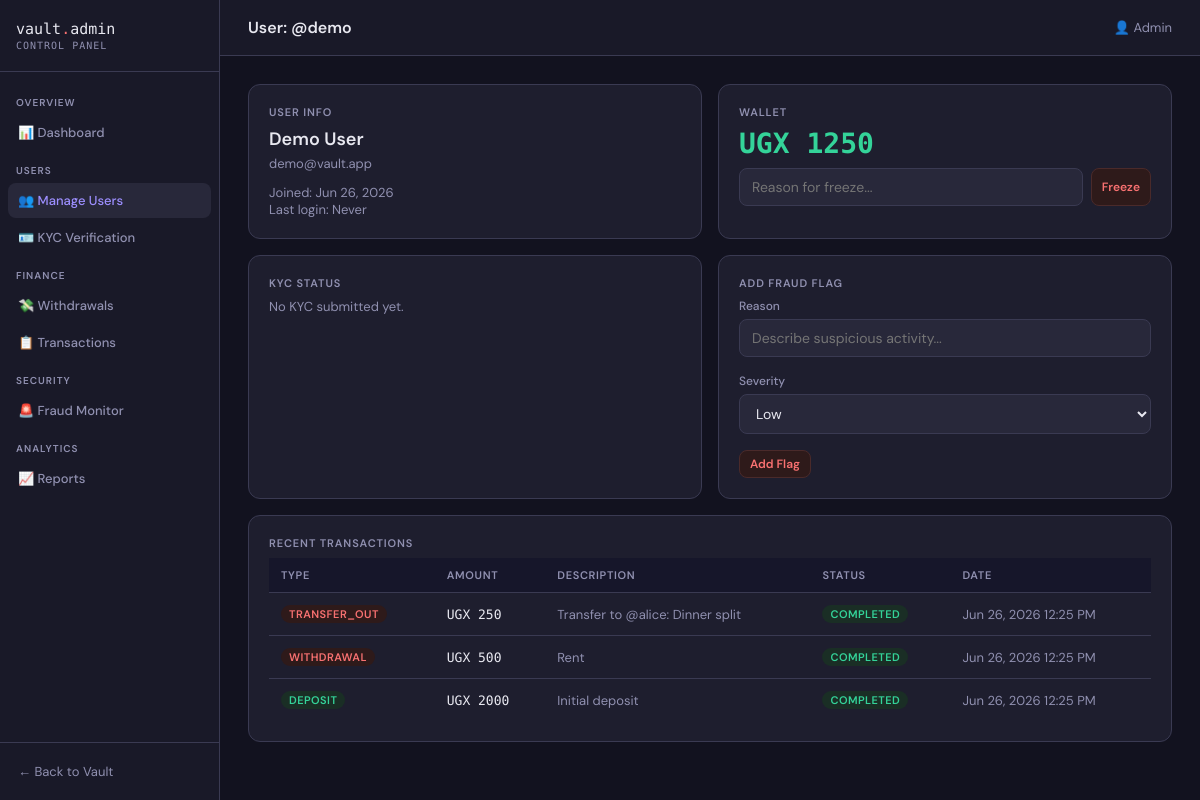
/vadmin/users/1/ (signed in), run on the app's committed database.
### wallet/models.py (models this page shows, shortened)
class Wallet(models.Model):
    user = models.OneToOneField(User, on_delete=models.CASCADE, related_name='wallet')
    balance = models.DecimalField(max_digits=12, decimal_places=2, default=0.00)
    currency = models.CharField(max_length=3, default='UGX')
    created_at = models.DateTimeField(auto_now_add=True)
    updated_at = models.DateTimeField(auto_now=True)

class Transaction(models.Model):
    TRANSACTION_TYPES = [
        ('deposit', 'Deposit'),
        ('withdrawal', 'Withdrawal'),
        ('transfer_in', 'Transfer In'),
        ('transfer_out', 'Transfer Out'),
    ]
    STATUS_CHOICES = [
        ('pending', 'Pending'),
        ('completed', 'Completed'),
        ('failed', 'Failed'),
    ]
    id = models.UUIDField(primary_key=True, default=uuid.uuid4, editable=False)
    wallet = models.ForeignKey(Wallet, on_delete=models.CASCADE, related_name='transactions')
    transaction_type = models.CharField(max_length=20, choices=TRANSACTION_TYPES)
    amount = models.DecimalField(max_digits=12, decimal_places=2)
    status = models.CharField(max_length=10, choices=STATUS_CHOICES, default='completed')
    description = models.CharField(max_length=255, blank=True)
    reference = models.CharField(max_length=100, blank=True)
    created_at = models.DateTimeField(auto_now_add=True)
    class Meta:
        ordering = ['-created_at']

### vadmin/views.py (the view)
# urls.py: path('users/<int:user_id>/', views.user_detail, name='admin_user_detail'),
@admin_required
def user_detail(request, user_id):
    user = get_object_or_404(User, id=user_id)
    wallet, _ = Wallet.objects.get_or_create(user=user)
    transactions = wallet.transactions.all()[:20]
    try:
        kyc = wallet.kyc
    except KYCDocument.DoesNotExist:
        kyc = None
    try:
        freeze = wallet.freeze
        is_frozen = freeze.is_active
    except WalletFreeze.DoesNotExist:
        freeze = None
        is_frozen = False
    flags = wallet.fraud_flags.all()
    return render(request, 'vadmin/user_detail.html', {
        'viewed_user': user, 'wallet': wallet, 'transactions': transactions,
        'kyc': kyc, 'freeze': freeze, 'is_frozen': is_frozen, 'flags': flags,
    })

### vadmin/context_processors.py (called while the page is built)
def admin_counts(request):
    if request.user.is_authenticated and request.user.is_staff:
        return {
            'pending_kyc_count': KYCDocument.objects.filter(status='pending').count(),
            'pending_withdrawal_count': WithdrawalRequest.objects.filter(status='pending').count(),
            'active_flag_count': FraudFlag.objects.filter(resolved=False).count(),
        }
    return {}

### vadmin/templates/vadmin/user_detail.html (shortened to what this page needs)
{% extends 'vadmin/base.html' %}
{% block page_title %}User: @{{ viewed_user.username }}{% endblock %}
{% block content %}
<div class="grid-2" style="margin-bottom:16px;">
  <div class="card">
    <div class="card-title">User Info</div>
    <div style="font-size:18px; font-weight:600; margin-bottom:4px;">{{ viewed_user.get_full_name|default:viewed_user.username }}</div>
    <div style="color:var(--muted); font-size:13px; margin-bottom:12px;">{{ viewed_user.email }}</div>
    <div style="font-size:13px; color:var(--muted);">Joined: {{ viewed_user.date_joined|date:"M d, Y" }}</div>
    <div style="font-size:13px; color:var(--muted);">Last login: {{ viewed_user.last_login|date:"M d, Y g:i A"|default:"Never" }}</div>
  </div>
  <div class="card">
    <div class="card-title">Wallet</div>
    <div style="font-size:28px; font-weight:600; font-family:'DM Mono',monospace; color:var(--green); margin-bottom:8px;">
      UGX {{ wallet.balance|floatformat:0 }}
    </div>
    {% if is_frozen %}
      <div class="alert alert-danger" style="margin-bottom:12px;">⛔ Wallet is frozen — {{ freeze.reason }}</div>
      <form method="post" action="{% url 'admin_unfreeze' wallet.id %}">
        {% csrf_token %}
        <button type="submit" class="btn btn-success btn-sm">Unfreeze Wallet</button>
      </form>
    {% else %}
      <form method="post" action="{% url 'admin_freeze' wallet.id %}" style="display:flex; gap:8px;">
        <input type="text" name="reason" placeholder="Reason for freeze..." required>
        <button type="submit" class="btn btn-danger btn-sm">Freeze</button>
      </form>
    {% endif %}
  </div>
</div>
<div class="grid-2" style="margin-bottom:16px;">
  <div class="card">
    <div class="card-title">KYC Status</div>
    {% if kyc %}
      <div style="margin-bottom:8px;">
        <span class="badge {% if kyc.status == 'approved' %}badge-green{% elif kyc.status == 'rejected' %}badge-red{% else %}badge-yellow{% endif %}">{{ kyc.status }}</span>
      </div>
      <div style="font-size:13px; color:var(--muted);">{{ kyc.doc_type }} · {{ kyc.doc_number }}</div>
      <div style="font-size:13px; color:var(--muted);">{{ kyc.full_name }}</div>
      {% if kyc.status == 'pending' %}
        <a href="{% url 'admin_kyc_review' kyc.id %}" class="btn btn-primary btn-sm" style="margin-top:10px;">Review KYC</a>
      {% endif %}
    {% else %}
      <div style="color:var(--muted); font-size:13px;">No KYC submitted yet.</div>
    {% endif %}
  </div>
  <div class="card">
    <div class="card-title">Add Fraud Flag</div>
    <form method="post" action="{% url 'admin_add_flag' wallet.id %}">
      <div class="form-group">
        <label>Reason</label>
        <input type="text" name="reason" placeholder="Describe suspicious activity...">
      </div>
      <div class="form-group">
        <label>Severity</label>
        <select name="severity">
          <option value="low">Low</option>
        </select>
      </div>
      <button type="submit" class="btn btn-danger btn-sm">Add Flag</button>
    </form>
  </div>
</div>
<div class="card">
  <div class="card-title">Recent Transactions</div>
  <div class="table-wrap">
    <table>
      <thead><tr><th>Type</th><th>Amount</th><th>Description</th><th>Status</th><th>Date</th></tr></thead>
      <tbody>
        {% for txn in transactions %}
        <tr>
          <td><span class="badge {% if txn.transaction_type == 'deposit' or txn.transaction_type == 'transfer_in' %}badge-green{% else %}badge-red{% endif %}">{{ txn.transaction_type }}</span></td>
          <td class="mono">UGX {{ txn.amount|floatformat:0 }}</td>
          <td style="color:var(--muted);">{{ txn.description|truncatechars:40 }}</td>
          <td><span class="badge badge-green">{{ txn.status }}</span></td>
          <td style="color:var(--muted);">{{ txn.created_at|date:"M d, Y g:i A" }}</td>
        </tr>
        {% empty %}
        <tr><td colspan="5" style="text-align:center; color:var(--muted);">No transactions.</td></tr>
        {% endfor %}
      </tbody>
    </table>
  </div>
</div>
{% endblock %}

### vadmin/templates/vadmin/base.html (shortened to what this page needs)
<!DOCTYPE html>
<html lang="en">
<head>
</head>
<body>
<aside class="sidebar">
  <div class="sidebar-brand">
    vault<span>.</span>admin
    <small>Control Panel</small>
  </div>
  <nav class="sidebar-nav">
    <div class="nav-section">Overview</div>
    <a href="{% url 'admin_dashboard' %}" {% if request.resolver_match.url_name == 'admin_dashboard' %}class="active"{% endif %}>
      📊 Dashboard
    </a>
    <div class="nav-section">Users</div>
    <a href="{% url 'admin_users' %}" {% if 'user' in request.resolver_match.url_name %}class="active"{% endif %}>
      👥 Manage Users
    </a>
    <a href="{% url 'admin_kyc' %}" {% if 'kyc' in request.resolver_match.url_name %}class="active"{% endif %}>
      🪪 KYC Verification
    </a>
    <div class="nav-section">Finance</div>
    <a href="{% url 'admin_withdrawals' %}" {% if 'withdrawal' in request.resolver_match.url_name %}class="active"{% endif %}>
      💸 Withdrawals
    </a>
    <a href="{% url 'admin_transactions' %}" {% if request.resolver_match.url_name == 'admin_transactions' %}class="active"{% endif %}>
      📋 Transactions
    </a>
    <div class="nav-section">Security</div>
    <a href="{% url 'admin_fraud' %}" {% if request.resolver_match.url_name == 'admin_fraud' %}class="active"{% endif %}>
      🚨 Fraud Monitor
    </a>
    <div class="nav-section">Analytics</div>
    <a href="{% url 'admin_reports' %}" {% if request.resolver_match.url_name == 'admin_reports' %}class="active"{% endif %}>
      📈 Reports
    </a>
  </nav>
  <div class="sidebar-footer">
    <a href="{% url 'dashboard' %}">← Back to Vault</a>
  </div>
</aside>
<div class="main">
  <div class="topbar">
    <h1>{% block page_title %}Dashboard{% endblock %}</h1>
    <div class="topbar-right">
      <span>👤 {{ request.user.username }}</span>
    </div>
  </div>
  <div class="content">
    {% block content %}{% endblock %}
  </div>
</div>
</body>
</html>

### vadmin/templates/vadmin/base.html (style rules this page uses)
*, *::before, *::after { box-sizing: border-box; margin: 0; padding: 0; }
:root { --bg: #12121f; --surface: #1e1e2e; --surface2: #28283a; --border: #3a3a52; --text: #e8e8f0; --muted: #9090b0; --accent: #7c6af7; --accent-light: #9d8fff; --green: #34d399; --red: #f87171; --yellow: #fbbf24; --orange: #fb923c; --sidebar-w: 220px; }
body { background: var(--bg); color: var(--text); font-family: 'DM Sans', sans-serif; font-size: 14px; display: flex; min-height: 100vh; }
.sidebar { width: var(--sidebar-w); background: #191928; border-right: 1px solid #3a3a52; display: flex; flex-direction: column; position: fixed; height: 100vh; overflow-y: auto; }
.sidebar-brand { padding: 20px 16px; border-bottom: 1px solid var(--border); font-family: 'DM Mono', monospace; font-size: 15px; font-weight: 500; }
.sidebar-brand span { color: var(--red); }
.sidebar-brand small { display: block; font-size: 10px; color: var(--muted); margin-top: 2px; letter-spacing: 0.1em; text-transform: uppercase; }
.sidebar-nav { padding: 12px 8px; flex: 1; }
.nav-section { font-size: 10px; font-weight: 600; letter-spacing: 0.1em; text-transform: uppercase; color: var(--muted); padding: 12px 8px 6px; }
.sidebar-nav a { display: flex; align-items: center; gap: 10px; padding: 9px 10px; border-radius: 8px; color: var(--muted); text-decoration: none; font-size: 13px; font-weight: 500; margin-bottom: 2px; transition: all 0.15s; }
.sidebar-nav a.active { background: var(--surface2); color: var(--accent-light); }
.sidebar-footer { padding: 12px 8px; border-top: 1px solid var(--border); }
.sidebar-footer a { display: flex; align-items: center; gap: 8px; padding: 8px 10px; border-radius: 8px; color: var(--muted); text-decoration: none; font-size: 13px; }
.main { margin-left: var(--sidebar-w); flex: 1; display: flex; flex-direction: column; }
.topbar { background: #191928; border-bottom: 1px solid #3a3a52; padding: 0 28px; height: 56px; display: flex; align-items: center; justify-content: space-between; position: sticky; top: 0; z-index: 50; }
.topbar h1 { font-size: 16px; font-weight: 600; }
.topbar-right { display: flex; align-items: center; gap: 12px; color: var(--muted); font-size: 13px; }
.content { padding: 28px; flex: 1; }
.card { background: #1e1e2e; border: 1px solid #3a3a52;; border-radius: 12px; padding: 20px; }
.card-title { font-size: 11px; font-weight: 600; letter-spacing: 0.08em; text-transform: uppercase; color: #9090b0; margin-bottom: 8px; }
.table-wrap { overflow-x: auto; }
table { width: 100%; border-collapse: collapse; font-size: 13px; }
th { text-align: left; padding: 10px 12px; font-size: 11px; font-weight: 600; letter-spacing: 0.06em; text-transform: uppercase; color: var(--muted);background: #16162a; border-bottom: 1px solid var(--border); }
td { padding: 12px 12px; border-bottom: 1px solid var(--border); vertical-align: middle; }
tr:last-child td { border-bottom: none; }
.badge { display: inline-block; padding: 2px 8px; border-radius: 100px; font-size: 11px; font-weight: 600; letter-spacing: 0.04em; text-transform: uppercase; }
.badge-green { background: #1a2e25; color: var(--green); }
.badge-red { background: #2e1a1a; color: var(--red); }
.btn { display: inline-flex; align-items: center; gap: 6px; padding: 8px 16px; border-radius: 8px; font-family: 'DM Sans', sans-serif; font-size: 13px; font-weight: 600; cursor: pointer; border: none; text-decoration: none; transition: all 0.15s; }
.btn-danger { background: #2e1a1a; color: var(--red); border: 1px solid #4a2a2a; }
.btn-sm { padding: 5px 10px; font-size: 12px; }
.form-group { margin-bottom: 16px; }
label { display: block; font-size: 12px; font-weight: 500; color: var(--muted); margin-bottom: 5px; }
input[type=text], input[type=number], textarea, select { width: 100%; background: var(--surface2); border: 1px solid var(--border); border-radius: 8px; padding: 9px 12px; color: var(--text); font-family: 'DM Sans', sans-serif; font-size: 14px; outline: none; }
.grid-2 { display: grid; grid-template-columns: 1fr 1fr; gap: 16px; }
.mono { font-family: 'DM Mono', monospace; }

### data on the page
Wallet: balance "1250"
Transaction: transaction_type "TRANSFER_OUT", amount "250", description "Transfer to @alice: Dinner split", status "COMPLETED", created_at "Jun 26, 2026 12:25 PM"
Transaction: transaction_type "WITHDRAWAL", amount "500", description "Rent", status "COMPLETED", created_at "Jun 26, 2026 12:25 PM"
Transaction: transaction_type "DEPOSIT", amount "2000", description "Initial deposit", status "COMPLETED", created_at "Jun 26, 2026 12:25 PM"

### other printed values
{{ viewed_user.username }} "demo"
{{ request.user.username }} "Admin"
{{ viewed_user.get_full_name|default:viewed_user.username }} "Demo User"
{{ viewed_user.email }} "demo@vault.app"
{{ viewed_user.date_joined|date:"M d, Y" }} "Jun 26, 2026"
{{ viewed_user.last_login|date:"M d, Y g:i A"|default:"Never" }} "Never"
